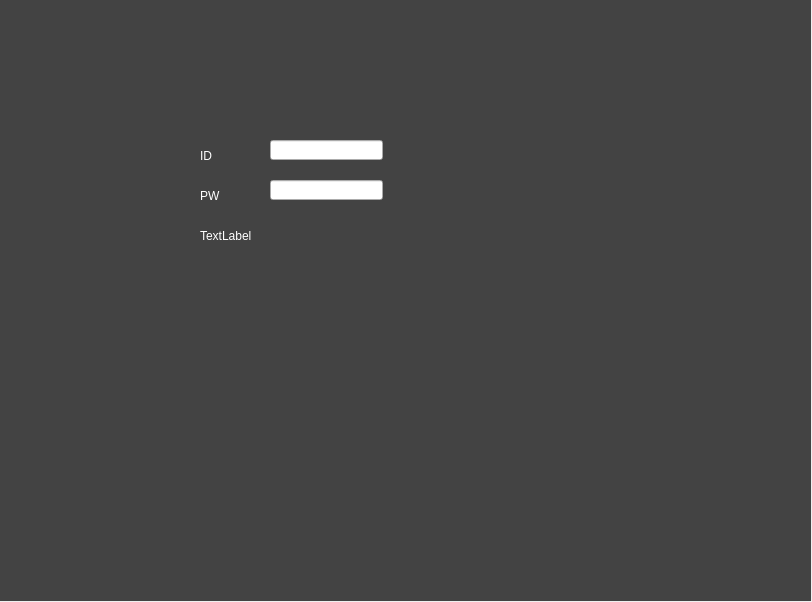
<?xml version="1.0" encoding="UTF-8"?>
<ui version="4.0">
 <class>MainWindow</class>
 <widget class="QMainWindow" name="MainWindow">
  <property name="geometry">
   <rect>
    <x>0</x>
    <y>0</y>
    <width>812</width>
    <height>602</height>
   </rect>
  </property>
  <property name="windowTitle">
   <string>MainWindow</string>
  </property>
  <widget class="QWidget" name="centralwidget">
   <widget class="QLineEdit" name="lineEdit">
    <property name="geometry">
     <rect>
      <x>270</x>
      <y>140</y>
      <width>113</width>
      <height>20</height>
     </rect>
    </property>
   </widget>
   <widget class="QLineEdit" name="lineEdit_2">
    <property name="geometry">
     <rect>
      <x>270</x>
      <y>180</y>
      <width>113</width>
      <height>20</height>
     </rect>
    </property>
   </widget>
   <widget class="QLabel" name="label">
    <property name="geometry">
     <rect>
      <x>200</x>
      <y>150</y>
      <width>56</width>
      <height>12</height>
     </rect>
    </property>
    <property name="styleSheet">
     <string notr="true">color: rgb(255, 255, 255);</string>
    </property>
    <property name="text">
     <string>ID</string>
    </property>
   </widget>
   <widget class="QLabel" name="label_2">
    <property name="geometry">
     <rect>
      <x>200</x>
      <y>190</y>
      <width>56</width>
      <height>12</height>
     </rect>
    </property>
    <property name="styleSheet">
     <string notr="true">color: rgb(255, 255, 255);</string>
    </property>
    <property name="text">
     <string>PW</string>
    </property>
   </widget>
   <widget class="QLabel" name="label_3">
    <property name="geometry">
     <rect>
      <x>200</x>
      <y>220</y>
      <width>181</width>
      <height>31</height>
     </rect>
    </property>
    <property name="styleSheet">
     <string notr="true">color: rgb(255, 255, 255);</string>
    </property>
    <property name="text">
     <string>TextLabel</string>
    </property>
   </widget>
   <widget class="QLabel" name="label_4">
    <property name="geometry">
     <rect>
      <x>0</x>
      <y>0</y>
      <width>811</width>
      <height>601</height>
     </rect>
    </property>
    <property name="styleSheet">
     <string notr="true">background-color: rgb(67, 67, 67);</string>
    </property>
    <property name="text">
     <string/>
    </property>
   </widget>
   <zorder>label_4</zorder>
   <zorder>lineEdit</zorder>
   <zorder>lineEdit_2</zorder>
   <zorder>label</zorder>
   <zorder>label_2</zorder>
   <zorder>label_3</zorder>
  </widget>
 </widget>
 <resources/>
 <connections/>
</ui>
